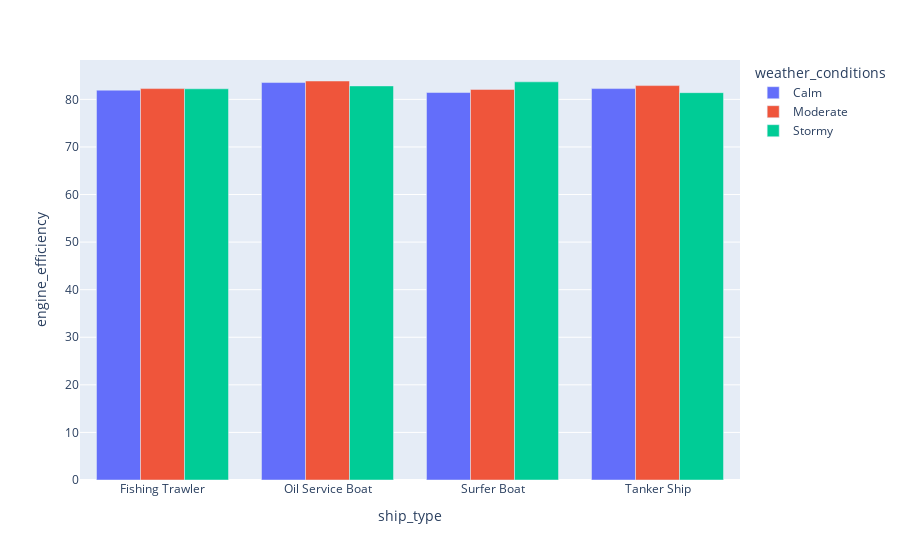

Write notebook code for a chart like this one.
### Code cell
px.bar(avg,x="ship_type",y='engine_efficiency',color='weather_conditions',barmode='group')

### Figure 1 — Plotly figure (JSON) as saved in the notebook; plotly's stock layout.template omitted (floating-point values rounded to 4 significant figures)
{"data": [{"alignmentgroup": "True", "hovertemplate": "weather_conditions=Calm<br>ship_type=%{x}<br>engine_efficiency=%{y}<extra></extra>", "legendgroup": "Calm", "marker": {"color": "#636efa", "pattern": {"shape": ""}}, "name": "Calm", "offsetgroup": "Calm", "orientation": "v", "showlegend": true, "textposition": "auto", "type": "bar", "x": ["Fishing Trawler", "Oil Service Boat", "Surfer Boat", "Tanker Ship"], "xaxis": "x", "y": [81.94, 83.53, 81.44, 82.27], "yaxis": "y"}, {"alignmentgroup": "True", "hovertemplate": "weather_conditions=Moderate<br>ship_type=%{x}<br>engine_efficiency=%{y}<extra></extra>", "legendgroup": "Moderate", "marker": {"color": "#EF553B", "pattern": {"shape": ""}}, "name": "Moderate", "offsetgroup": "Moderate", "orientation": "v", "showlegend": true, "textposition": "auto", "type": "bar", "x": ["Fishing Trawler", "Oil Service Boat", "Surfer Boat", "Tanker Ship"], "xaxis": "x", "y": [82.26, 83.86, 82.1, 82.89], "yaxis": "y"}, {"alignmentgroup": "True", "hovertemplate": "weather_conditions=Stormy<br>ship_type=%{x}<br>engine_efficiency=%{y}<extra></extra>", "legendgroup": "Stormy", "marker": {"color": "#00cc96", "pattern": {"shape": ""}}, "name": "Stormy", "offsetgroup": "Stormy", "orientation": "v", "showlegend": true, "textposition": "auto", "type": "bar", "x": ["Fishing Trawler", "Oil Service Boat", "Surfer Boat", "Tanker Ship"], "xaxis": "x", "y": [82.22, 82.82, 83.68, 81.41], "yaxis": "y"}], "layout": {"barmode": "group", "legend": {"title": {"text": "weather_conditions"}, "tracegroupgap": 0}, "margin": {"t": 60}, "xaxis": {"anchor": "y", "domain": [0, 1], "title": {"text": "ship_type"}}, "yaxis": {"anchor": "x", "domain": [0, 1], "title": {"text": "engine_efficiency"}}}}
